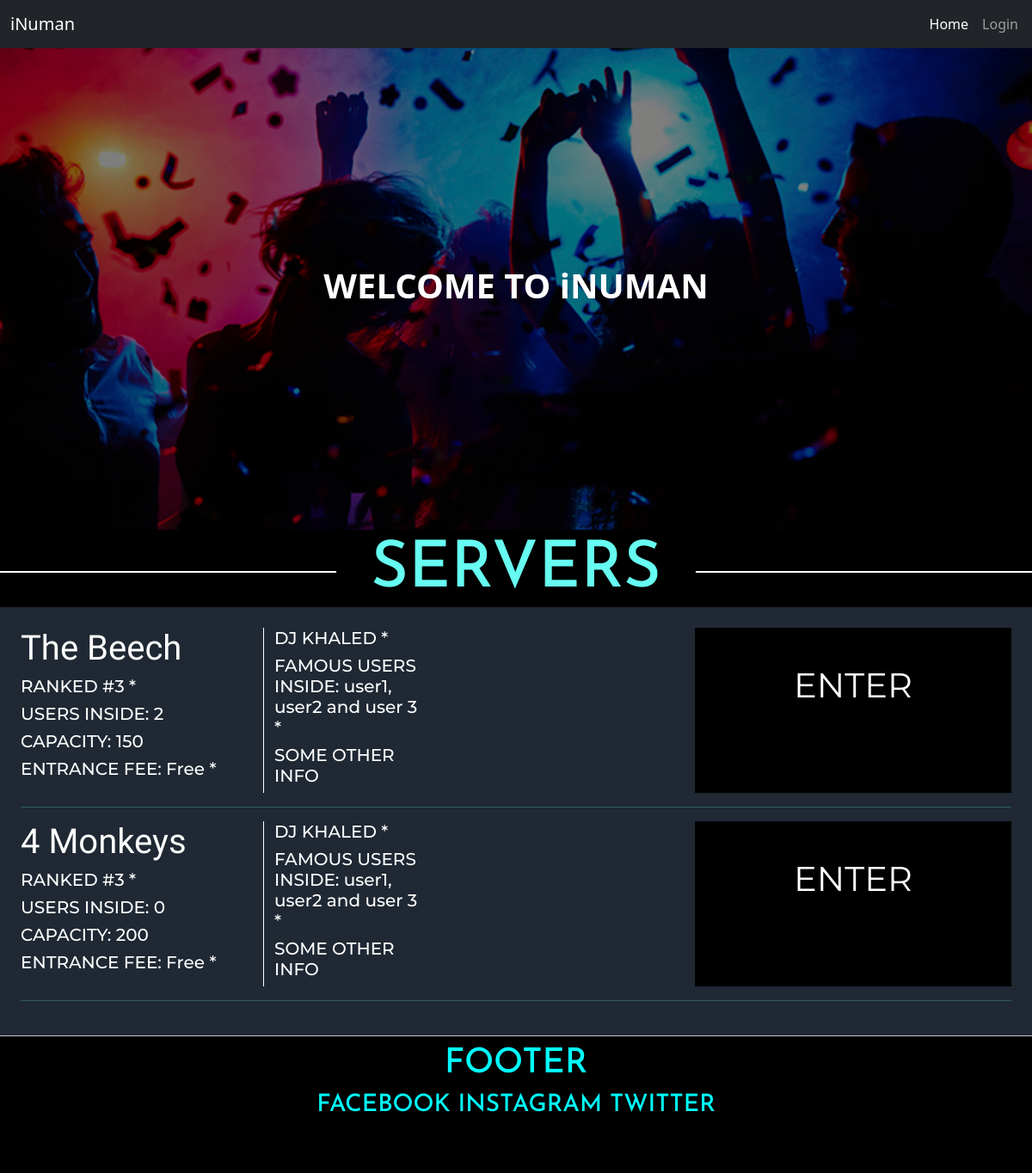
The page / on the database its author committed.
### package/models.py (models this page shows, shortened)
class AppServer(db.Model):
    id = db.Column(db.Integer, primary_key = True)
    name = db.Column(db.String(20), unique=True, nullable=False)
    capacity = db.Column(db.Integer, nullable=False, default=150)
    created_at = db.Column(db.DateTime, nullable=False, default=datetime.utcnow)
    rooms = db.relationship('AppServerRoom', backref='server', lazy=True)
    clients = db.relationship('User', backref='server', lazy=True)

### package/routes.py (the view)
@app.route('/')
def index():
    servers = AppServer.query.all()
    return render_template('index.html', servers=servers)

### package/templates/index.html (shortened to what this page needs)
{% extends 'layout.html' %}
{% block page_css %}
    <link rel="stylesheet" href="{{ url_for('static', filename='styles/index.css') }}">
{% endblock page_css %}
{% block content %}
    <div class="hero-image">
        <div class="hero-text">
            {% if current_user.is_authenticated %}
            <h1><b>WELCOME TO iNUMAN {{current_user.username}}</b></h1>
            {{current_user}}
            {% else %}
            <h1><b>WELCOME TO iNUMAN</b></h1>
            {% endif %}
        </div>
    </div>
    <section id="servers">
        <h1 class="text-center mt-5 title"><span>SERVERS</span></h1>
        <div class="container-fluid p-4">
            {% for server in servers %}
            <div class="row server-info">
                <div class="col-lg-3">
                    <h1 class="server-name">{{server.name}}</h3>
                    <h5>RANKED #3 *</h5>
                    <h5 id="server-{{server.id}}-user-count">USERS INSIDE: {{server.clients|length}}</h5>
                    <h5>CAPACITY: {{server.capacity}}</h5>
                    <h5>ENTRANCE FEE: Free *</h5>
                </div>
                <div class="col-lg-2" style="border-left: 1px solid white;">
                    <h5>DJ KHALED *</h5>
                    <h5>FAMOUS USERS INSIDE: user1, user2 and user 3 *</h5>
                    <h5>SOME OTHER INFO</h5>
                </div>
                <div class="col-lg-3"></div>
                <div class="col-lg-4 text-center server-buttons">
                    <a href="{{url_for('show_server', server_id=server.id)}}" class="enter-server">
                        ENTER
                    </a>
                </div>
            </div>
            <hr>
            {% endfor %}
        </div>
    </section>
{% endblock content %}

### package/static/styles/index.css (style rules this page uses)
body, html { height: 100%; background-color: black; }
.hero-image { background-image: linear-gradient(rgba(0, 0, 0, 0.5), rgba(0, 0, 0, 0.5)), url("/static/images/index_hero.jpg"); height: 70%; background-position: center; background-repeat: no-repeat; background-size: cover; position: relative; }
.hero-text { text-align: center; position: absolute; top: 50%; left: 50%; transform: translate(-50%, -50%); color: white; }
#servers { color: #66FCF1; background-color: black; }
#servers > .container-fluid { background-color: #1F2833; }
.server-info { color: white; font-family: 'Montserrat', sans-serif; }
.server-name { font-family: 'Yeseva One', cursive; }
.server-buttons { margin-top: 0%; }
.server-buttons .enter-server { display: block; height: 100%; width: 100%; background-color: #000000; text-decoration: none; }
.server-buttons .enter-server { padding-top: 10%; font-size: 40px; color:white; }
.title { font-size: 75px; font-family: 'Josefin Sans', sans-serif; border-bottom: 2px solid white; line-height: 0.001em; width: 100%; margin: 10px 0 40px; }
.title span { background-color:black; padding:0 40px; }

### rows shown on the page
AppServer: name "The Beech", clients|length "2", capacity "150"
AppServer: name "4 Monkeys", clients|length "0", capacity "200"
